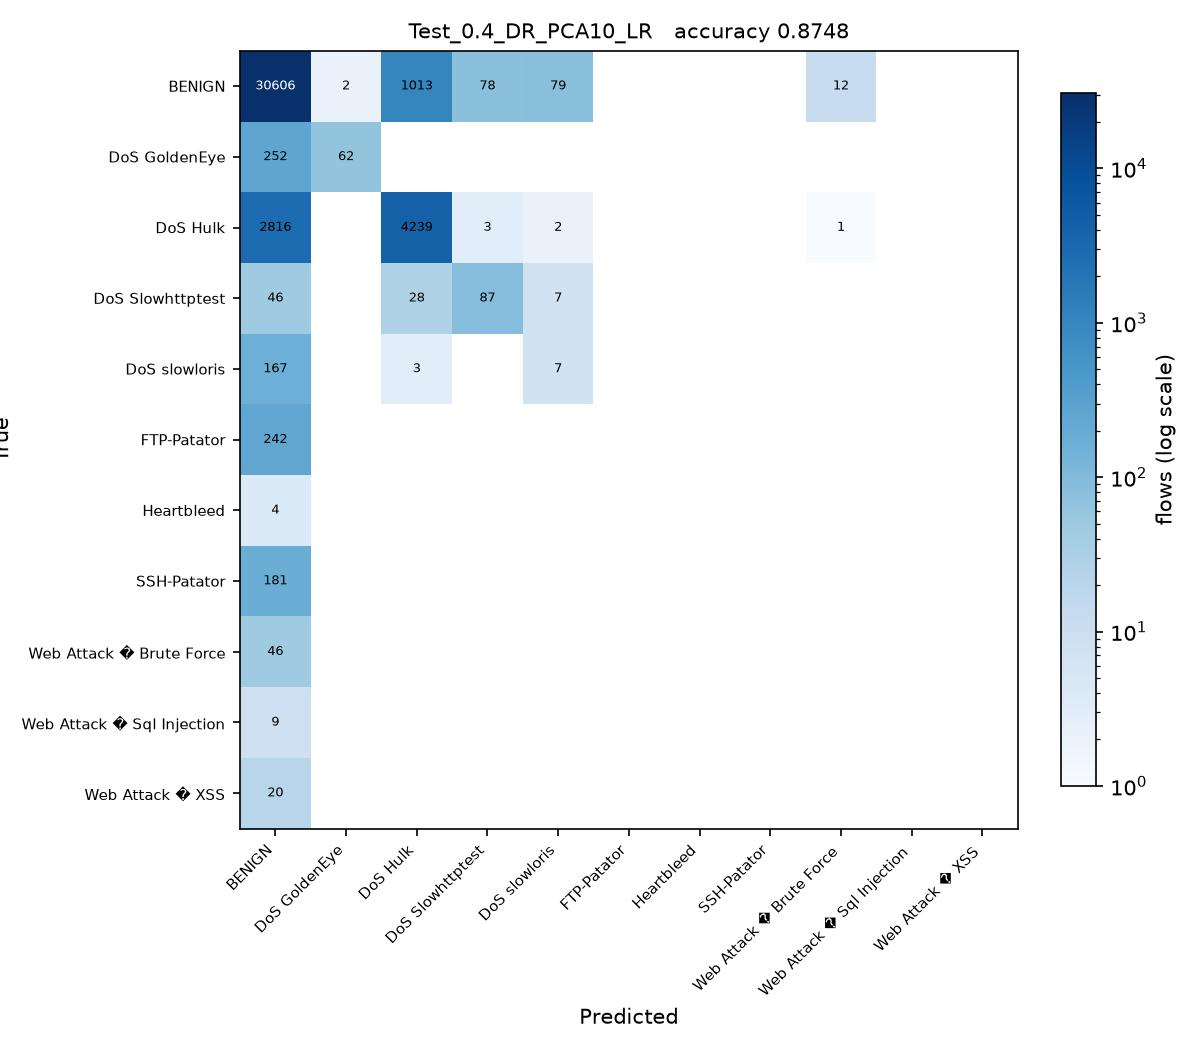

This chart was generated by the following Python code:
# Test_0.4_DR_PCA10_LR.py
#
# Test size 0.4  |  PCA, 10 components  |  Logistic Regression (sheet #2)
#
# This is SGDC_60_40.py with the changes marked CHANGE below and nothing else.

import os
from pathlib import Path

# CHANGE 1: find the folder holding the three CSV files and run from there, so
# the plain file names below resolve no matter where this script is started
# from or how deeply it sits inside the project folder.
HERE = Path(__file__).resolve().parent
for PROJECT in [HERE, *HERE.parents]:
    if (PROJECT / 'Tuesday-WorkingHours.pcap_ISCX.csv').exists():
        os.chdir(PROJECT)
        break
else:
    raise SystemExit('Put this folder inside the folder that holds the three '
                     'CIC-IDS2017 CSV files, then run the script again.')
import numpy as np
import pandas as pd

df1 = pd.read_csv('Tuesday-WorkingHours.pcap_ISCX.csv', low_memory=True)
df2 = pd.read_csv('Wednesday-workingHours.pcap_ISCX.csv', low_memory=True)
df3 = pd.read_csv('Thursday-WorkingHours-Morning-WebAttacks.pcap_ISCX.csv', low_memory=True)

dataset = pd.concat([df1, df2, df3], ignore_index=True)

dataset.columns = dataset.columns.str.strip()

# CHANGE 2: a stratified sample of 100000 flows, the same for every run. An RBF
# SVM on all 1.3 million flows would take about an hour per script.
# At least 50 flows of every class are kept.
label = dataset.columns[-1]
dataset = pd.concat(
    [g.sample(n=min(len(g), max(50, round(100000 * len(g) / len(dataset)))), random_state=0)
     for _, g in dataset.groupby(label)],
    ignore_index=True
)

X = dataset.iloc[:, :-1]
y = dataset.iloc[:, -1]

X = X.apply(pd.to_numeric, errors='coerce')

X.replace([np.inf, -np.inf], np.nan, inplace=True)

from sklearn.impute import SimpleImputer

imputer = SimpleImputer(missing_values=np.nan, strategy='mean')
X = imputer.fit_transform(X)

from sklearn.preprocessing import LabelEncoder

labelencoder_y = LabelEncoder()
y = labelencoder_y.fit_transform(y)

from sklearn.model_selection import train_test_split

X_train, X_test, y_train, y_test = train_test_split(
    X,
    y,
    test_size=0.4,   # CHANGE 3: test size
    random_state=0,
    stratify=y
)

# CHANGE 4: PCA, from PCA_LDA_KErnel_PCA_CODE.pdf (fit only on training data)
from sklearn.decomposition import PCA

pca = PCA(n_components=10)
X_train = pca.fit_transform(X_train)
X_test = pca.transform(X_test)

# CHANGE 5: Logistic Regression (sheet #2) in place of SGDClassifier
from sklearn.linear_model import LogisticRegression

classifier = LogisticRegression(
    max_iter=1000,
    random_state=0
)

classifier.fit(X_train, y_train)

y_pred = classifier.predict(X_test) 

from sklearn.metrics import confusion_matrix
from sklearn.metrics import accuracy_score
from sklearn.metrics import precision_score
from sklearn.metrics import recall_score
from sklearn.metrics import f1_score
from sklearn.metrics import classification_report

cm = confusion_matrix(y_test, y_pred)

print("Confusion Matrix:\n")
print(cm)

print("\nAccuracy : {:.4f}".format(accuracy_score(y_test, y_pred)))
print("\nPrecision : {:.4f}".format(precision_score(y_test, y_pred, average='weighted')))
print("\nRecall : {:.4f}".format(recall_score(y_test, y_pred, average='weighted')))
print("\nF1 Score : {:.4f}".format(f1_score(y_test, y_pred, average='weighted')))

print("\nClassification Report:\n")
print(classification_report(y_test, y_pred))

# CHANGE 6: save the confusion matrix as Test_0.4_DR_PCA10_LR.jpg and record the result
import matplotlib
matplotlib.use('Agg')
import matplotlib.pyplot as plt
from matplotlib.colors import LogNorm

here = HERE                     # the folder this script sits in
names = [str(c) for c in labelencoder_y.classes_]
fig, ax = plt.subplots(figsize=(8, 7))
im = ax.imshow(cm, cmap='Blues', norm=LogNorm(vmin=1))
ax.set_xticks(range(len(names)), names, rotation=45, ha='right', fontsize=7)
ax.set_yticks(range(len(names)), names, fontsize=7)
ax.set_xlabel('Predicted')
ax.set_ylabel('True')
ax.set_title('Test_0.4_DR_PCA10_LR   accuracy {:.4f}'.format(accuracy_score(y_test, y_pred)), fontsize=10)
for i in range(cm.shape[0]):
    for j in range(cm.shape[1]):
        if cm[i, j]:
            ax.text(j, i, cm[i, j], ha='center', va='center', fontsize=6,
                    color='white' if cm[i, j] > cm.max() / 3 else 'black')
fig.colorbar(im, ax=ax, fraction=0.04, label='flows (log scale)')
fig.tight_layout()
fig.savefig(here / 'Test_0.4_DR_PCA10_LR.jpg', dpi=150)
plt.close(fig)

row = pd.DataFrame([{
    'Test': 0.4, 'DR': 'PCA10', 'Clas': 'LR',
    'Acc': round(accuracy_score(y_test, y_pred), 4),
    'Pre': round(precision_score(y_test, y_pred, average='weighted'), 4),
    'Rec': round(recall_score(y_test, y_pred, average='weighted'), 4),
    'F1': round(f1_score(y_test, y_pred, average='weighted'), 4),
    'script': 'Test_0.4_DR_PCA10_LR',
}])
out = PROJECT / 'results' / '75_runs_pca.csv'
out.parent.mkdir(exist_ok=True)
if out.exists():
    old = pd.read_csv(out)
    row = pd.concat([old[old['script'] != 'Test_0.4_DR_PCA10_LR'], row], ignore_index=True)
row.to_csv(out, index=False)
